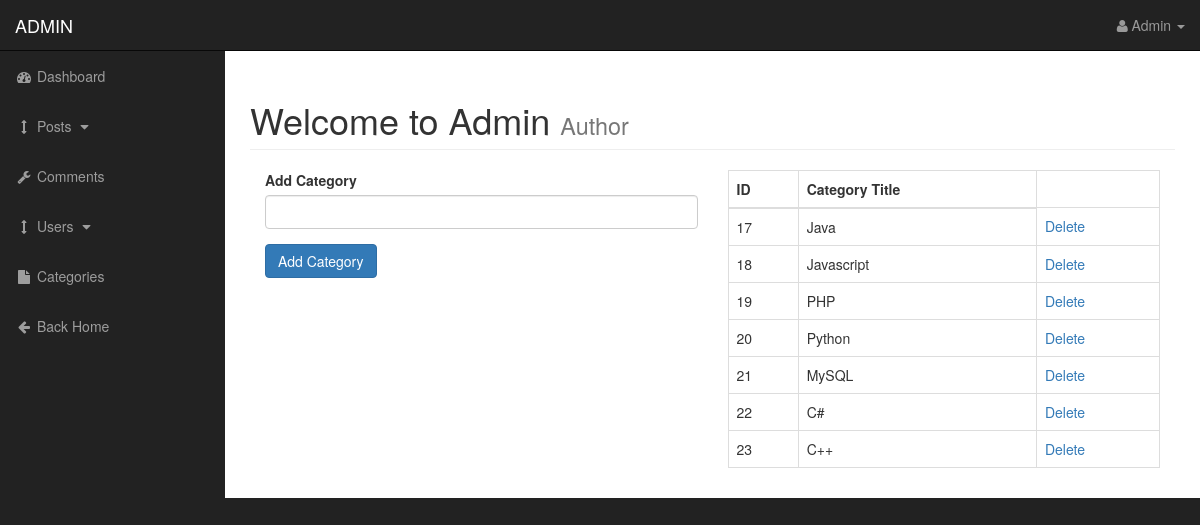
The app's page /admin/categories.php with its own data.
### tables this page shows
CREATE TABLE `categories` (
  `cat_ID` int(11) NOT NULL AUTO_INCREMENT,
  `cat_title` varchar(45) NOT NULL,
  PRIMARY KEY (`cat_ID`)
);

### admin/categories.php (the view, shortened to what this page needs)
<? include "include/admin_header.php";?>
<div id="wrapper">
    <? include "include/admin_navbar.php" ?>
    <div id="page-wrapper">
        <div class="container-fluid">
            <div class="row">
                <div class="col-lg-12">
                    <h1 class="page-header">
                        Welcome to Admin
                        <small>Author</small>
                    </h1>
                    <div class="col-xs-6">
                        <form action=" " method="post">
                            <div class="form-group">
                                <label for="cat_title">Add Category</label>
                                <input class="form-control" type="text" name="cat_title">
                            </div>
                            <div class="form-group">
                                <input class ="btn btn-primary" type="submit" name="submit" value="Add Category">
                            </div>
                        </form>
                    </div>
                    <div class="col-xs-6">
                        <?
                        $query = "SELECT * FROM categories";
                        $select_categories = mysqli_query($connection, $query);
                        ?>
                        <table class="table table-bordered table-hover">
                            <thead>
                            <tr>
                                <th>ID</th>
                                <th>Category Title</th>
                            </tr>
                            </thead>
                            <tbody>
                            <?
                            while($row = mysqli_fetch_assoc($select_categories)){
                                $cat_title = $row['cat_title'];
                                $cat_id = $row['cat_ID'];
                                echo "<tr>";
                                echo "<td>".$cat_id."</td>";
                                echo "<td>".$cat_title."</td>";
                                echo "<td><a  href='categories.php?delete={$cat_id}'>Delete</a></td>";
                                echo "</tr>";
                            }
                            ?>
                            </tbody>
                        </table>
                    </div>
                </div>
            </div>
        </div>
    </div>
</div>

### admin/css/sb-admin.css (style rules this page uses)
#wrapper { padding-left: 0; }
#page-wrapper { width: 100%; padding: 0; background-color: #fff; }
@media (min-width:768px) { #wrapper { padding-left: 225px; } }
@media (min-width:768px) { #page-wrapper { padding: 10px; } }

### records on screen
categories: cat_ID "17", cat_title "Java"
categories: cat_ID "18", cat_title "Javascript"
categories: cat_ID "19", cat_title "PHP"
categories: cat_ID "20", cat_title "Python"
categories: cat_ID "21", cat_title "MySQL"
categories: cat_ID "22", cat_title "C#"
categories: cat_ID "23", cat_title "C++"
